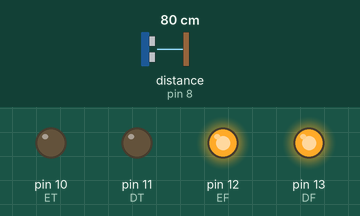
The sketch below on a simulated Arduino Uno, built with avr-gcc and run on an emulated ATmega328P. Parts: output pins drawn as LEDs (lit = HIGH). Wiring (inferred from the names in the program): ultrasonic range finder: trigger pin 9; echo pin 8. The test bench sets the inputs (shaded band); at power-on: distance to the obstacle (sensor on pin 8) 80 cm. The echo pulse lasts 58.3 µs per cm; random numbers use the default seed unless the sketch sets one; pins used as bus, display or sensor lines are not drawn.

Above: at 1.2 s.
1.3 s: distance to the obstacle (sensor on pin 8) set to 17 cm
2.8 s: distance to the obstacle (sensor on pin 8) set to 13 cm
At 3.2 s:
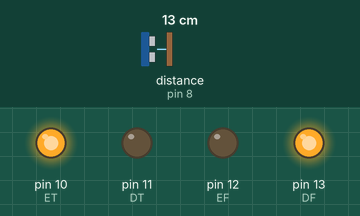
At 5.5 s:
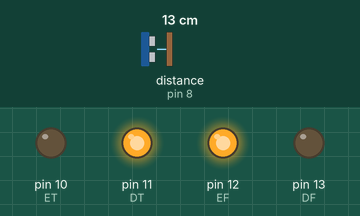
5.8 s: distance to the obstacle (sensor on pin 8) set to 18 cm
Timing chart, 0 to 8.8 s (numbered marks = the images above; inputs shaded):
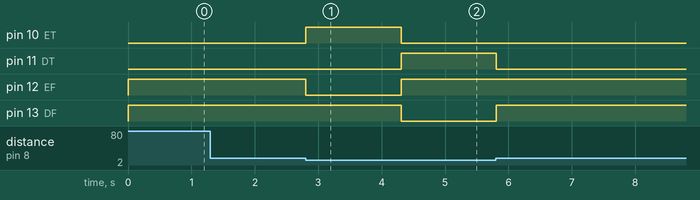

Measured:
- the behaviour switches between 16 and 15 cm on distance to the obstacle (sensor on pin 8) (found by bisection; images 0 and 1)
- after the input at 1.3 s, every drawn part: stays the same
- after the input at 2.8 s, pin 10 (ET): LOW → HIGH at once, → LOW 1.5 s later; pin 11 (DT): LOW → HIGH after 1.5 s; pin 12 (EF): HIGH → LOW at once, → HIGH 1.5 s later; pin 13 (DF): HIGH → LOW after 1.5 s

The sketch:

Carrinho_Com_Sensor_Ultrassonico.ino
```cpp
#define DF 13
#define EF 12
#define DT 11
#define ET 10
#define trigger 9
#define echo 8

double distancia;
double tempo;

void setup() {
  pinMode(DF, OUTPUT);
  pinMode(DT, OUTPUT);
  pinMode(EF, OUTPUT);
  pinMode(ET, OUTPUT);
  pinMode(trigger, OUTPUT);
  digitalWrite(trigger, LOW);
  pinMode(echo, INPUT);
}

void loop() {
  digitalWrite(trigger, HIGH);
  delayMicroseconds(10);
  digitalWrite(trigger, LOW);

  tempo = pulseIn(echo, HIGH);
  tempo = tempo / 1000000;
  distancia = (tempo * 340) * 100 / 2;
  digitalWrite(DF, HIGH);
  digitalWrite(EF, HIGH);
  digitalWrite(ET, LOW);
  digitalWrite(DT, LOW);
  if (distancia < 15) {
    if (random(1, 3) == 1) {
      digitalWrite(DT, HIGH);
      digitalWrite(EF, HIGH);
      digitalWrite(ET, LOW);
      digitalWrite(DF, LOW);
      delay(500);
    } else {
      digitalWrite(DF, HIGH);
      digitalWrite(ET, HIGH);
      digitalWrite(EF, LOW);
      digitalWrite(DT, LOW);
      delay(500);
    }
  }
}
```
